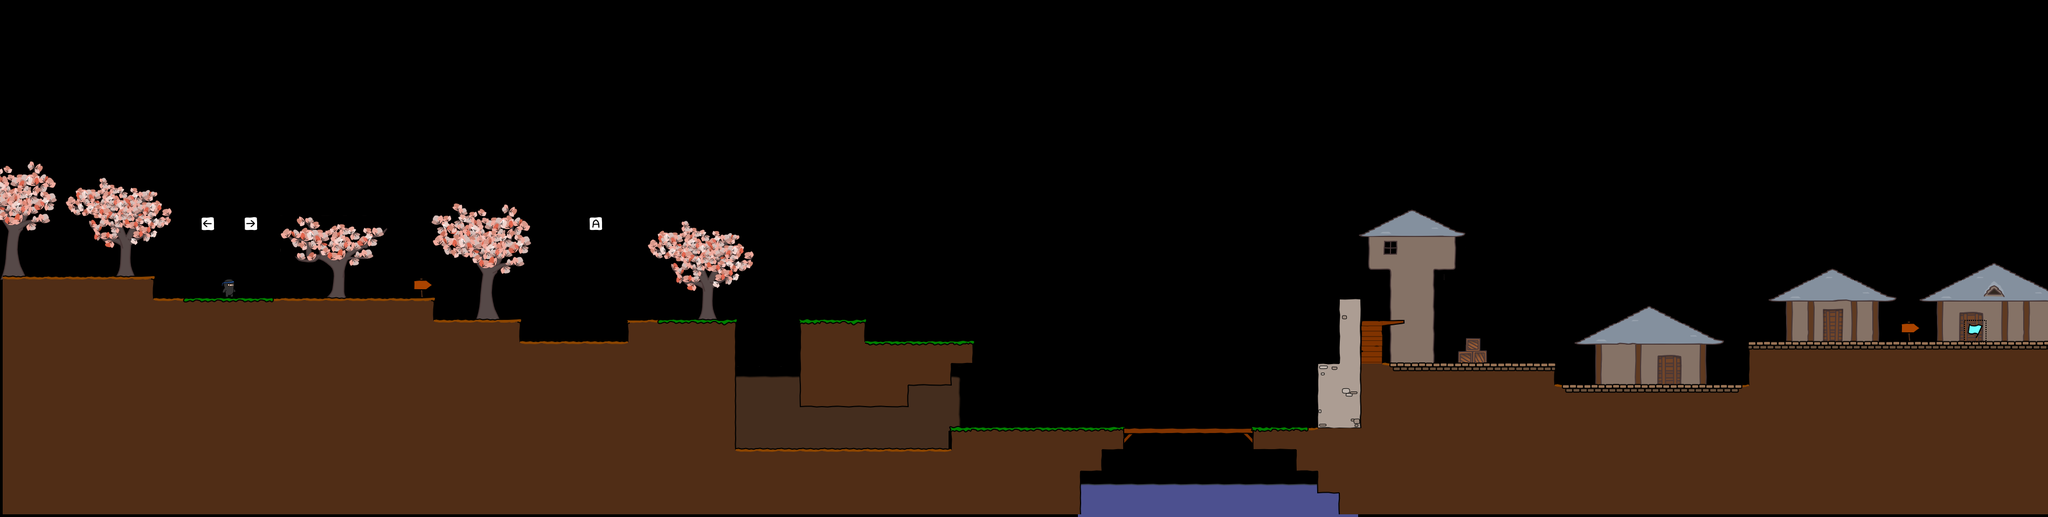

Below is a game level as drawn by its tile map, then a one-line description and the .tmx that defines it (tile-layer data replaced by summaries):
An orthogonal 95x24 tile map with 40x40 px tiles, 4 tile layers (bg, walls, objects, fg), 4 tilesets.

<map version="1.0" orientation="orthogonal" width="95" height="24" tilewidth="40" tileheight="40">
 <tileset firstgid="1" name="world1" tilewidth="50" tileheight="50">
  <image source="world1.png" width="400" height="850" />
 </tileset>
 <tileset firstgid="137" name="background" tilewidth="40" tileheight="40">
  <image source="background1.png" width="320" height="1480" />
 </tileset>
 <tileset firstgid="433" name="objectpalette" tilewidth="50" tileheight="50">
  <image source="objectpalette.png" width="400" height="500" />
 </tileset>
 <tileset firstgid="513" name="foreground" tilewidth="50" tileheight="50">
  <image source="foreground1.png" trans="ff00ff" width="400" height="400" />
 </tileset>
 <layer name="bg" width="95" height="24">
  <data>[2280 cells, 257 non-empty, 112 distinct tile ids]</data>
 </layer>
 <layer name="walls" width="95" height="24">
  <data>[2280 cells, 668 non-empty, 44 distinct tile ids]</data>
 </layer>
 <layer name="objects" width="95" height="24">
  <data>[2280 cells, 5 non-empty, 5 distinct tile ids]</data>
 </layer>
 <layer name="fg" width="95" height="24">
  <data>[2280 cells, 0 non-empty, 0 distinct tile ids]</data>
 </layer>
</map>
